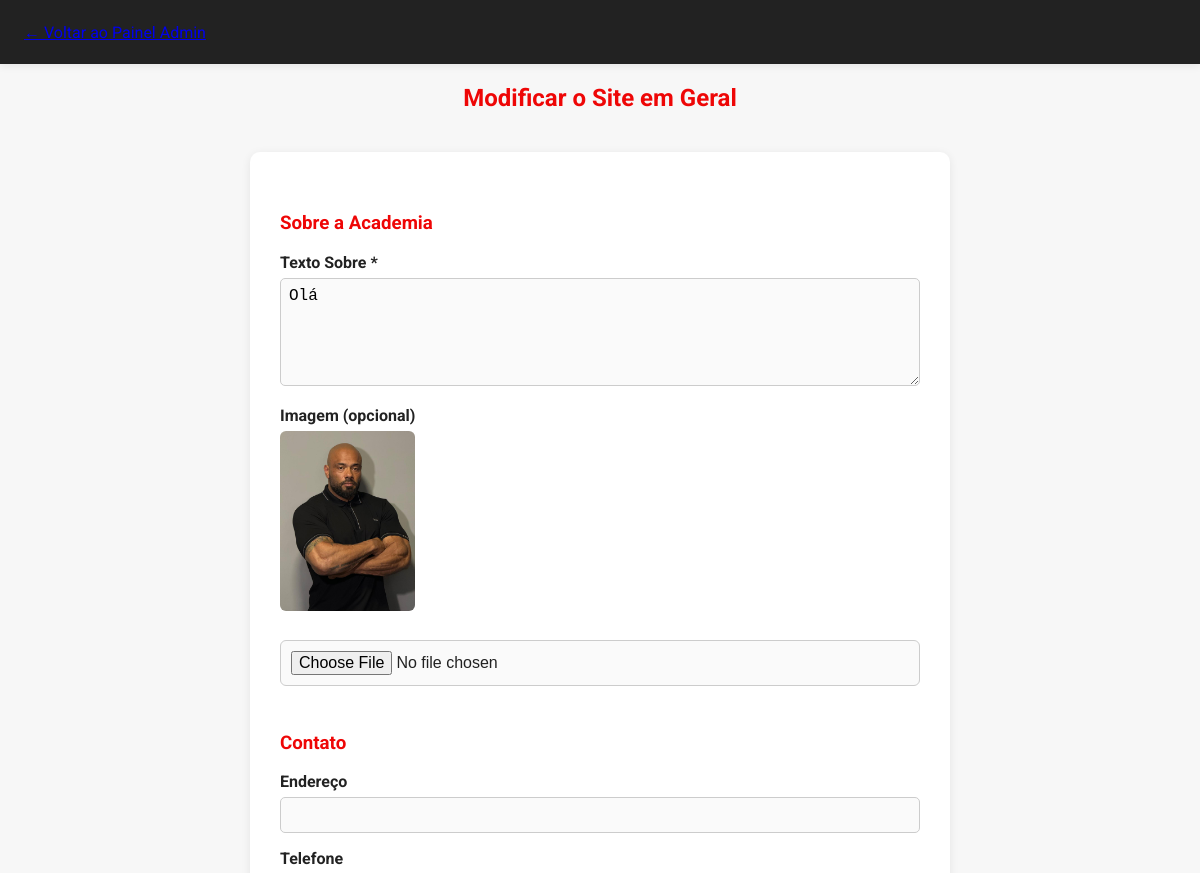
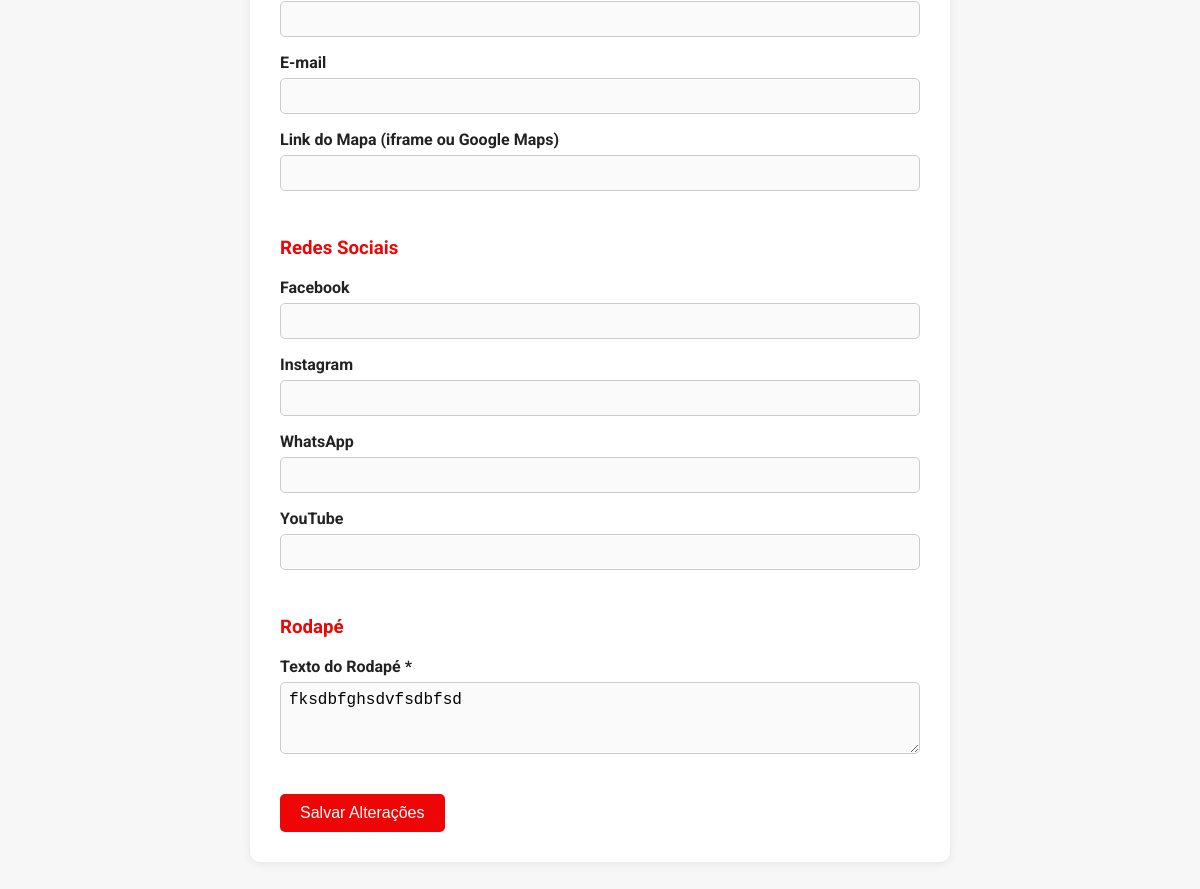
The app's page /site_admin.php (signed in) with its own data (2 pictures, top to bottom).
### tables this page shows
CREATE TABLE sobre (
    id INTEGER PRIMARY KEY AUTOINCREMENT,
    texto TEXT,
    imagem TEXT
);

CREATE TABLE footer (
    id INTEGER PRIMARY KEY AUTOINCREMENT,
    texto TEXT
);

### site_admin.php (the view, shortened to what this page needs)
<?php
$db = getDB();
$sobre = $db->query('SELECT * FROM sobre LIMIT 1')->fetch(PDO::FETCH_ASSOC);
$contato = $db->query('SELECT * FROM contato LIMIT 1')->fetch(PDO::FETCH_ASSOC);
$redes = $db->query('SELECT * FROM redes LIMIT 1')->fetch(PDO::FETCH_ASSOC);
$footer = $db->query('SELECT * FROM footer LIMIT 1')->fetch(PDO::FETCH_ASSOC);
?>
<!DOCTYPE html>
<html lang="pt-BR">
<head>
    <link rel="stylesheet" href="style.css">
</head>
<body>
    <header>
        <nav>
            <a href="admin.php">&larr; Voltar ao Painel Admin</a>
        </nav>
    </header>
    <main>
        <h2 style="text-align:center; color:#ee0606;">Modificar o Site em Geral</h2>
        <form method="post" class="form-site" enctype="multipart/form-data">
            <h3>Sobre a Academia</h3>
            <label for="sobre_texto">Texto Sobre *</label>
            <textarea name="sobre_texto" id="sobre_texto" rows="5" required><?= htmlspecialchars($sobre['texto'] ?? '') ?></textarea>
            <label for="sobre_img">Imagem (opcional)</label>
            <?php if (!empty($sobre['imagem'])): ?><img src="<?= htmlspecialchars($sobre['imagem']) ?>" class="img-thumb"><br><?php endif; ?>
            <input type="file" name="sobre_img" id="sobre_img" accept="image/*">
            <h3>Contato</h3>
            <label for="endereco">Endereço</label>
            <input type="text" name="endereco" id="endereco" value="<?= htmlspecialchars($contato['endereco'] ?? '') ?>">
            <label for="telefone">Telefone</label>
            <input type="text" name="telefone" id="telefone" value="<?= htmlspecialchars($contato['telefone'] ?? '') ?>">
            <label for="email">E-mail</label>
            <input type="email" name="email" id="email" value="<?= htmlspecialchars($contato['email'] ?? '') ?>">
            <label for="mapa">Link do Mapa (iframe ou Google Maps)</label>
            <input type="text" name="mapa" id="mapa" value="<?= htmlspecialchars($contato['mapa'] ?? '') ?>">
            <h3>Redes Sociais</h3>
            <label for="facebook">Facebook</label>
            <input type="text" name="facebook" id="facebook" value="<?= htmlspecialchars($redes['facebook'] ?? '') ?>">
            <label for="instagram">Instagram</label>
            <input type="text" name="instagram" id="instagram" value="<?= htmlspecialchars($redes['instagram'] ?? '') ?>">
            <label for="whatsapp">WhatsApp</label>
            <input type="text" name="whatsapp" id="whatsapp" value="<?= htmlspecialchars($redes['whatsapp'] ?? '') ?>">
            <label for="youtube">YouTube</label>
            <input type="text" name="youtube" id="youtube" value="<?= htmlspecialchars($redes['youtube'] ?? '') ?>">
            <h3>Rodapé</h3>
            <label for="footer_texto">Texto do Rodapé *</label>
            <textarea name="footer_texto" id="footer_texto" rows="3" required><?= htmlspecialchars($footer['texto'] ?? '') ?></textarea>
            <button type="submit">Salvar Alterações</button>
        </form>
    </main>
</body>
</html>

### style.css (style rules this page uses)
*, *::before, *::after { box-sizing: border-box; }
body { font-family: 'Roboto', Arial, sans-serif; background: #f7f7f7; color: #222; margin: 0; padding: 0; width: 100vw; overflow-x: hidden; min-height: 100vh; display: flex; flex-direction: column; }
main { flex: 1; max-width: 1200px; width: 100%; margin: 0 auto; }
img, .logo { max-width: 100%; height: auto; display: block; }
header { background: #222; box-shadow: 0 2px 8px rgba(0,0,0,0.08); position: sticky; top: 0; z-index: 100; color: #fff; }
nav { max-width: 1200px; margin: 0 auto; display: flex; align-items: center; justify-content: space-between; padding: 0 24px; height: 64px; }
input, select, textarea { width: 100%; padding: 10px; border-radius: 6px; border: 1px solid #ccc; margin-bottom: 16px; font-size: 1rem; background: #fafafa; transition: border 0.2s; }
label { font-weight: 500; margin-bottom: 6px; display: block; }
a { transition: color 0.2s; }

### site_admin.php (style rules this page uses)
.form-site { max-width: 700px; margin: 40px auto; background: #fff; border-radius: 10px; box-shadow: 0 2px 10px rgba(0,0,0,0.08); padding: 30px; }
.form-site h3 { color: #ee0606; margin-top: 30px; }
.form-site label { display: block; margin-bottom: 6px; font-weight: bold; }
.form-site input[type="text"], .form-site input[type="email"], .form-site textarea { width: 100%; padding: 8px; margin-bottom: 16px; border-radius: 5px; border: 1px solid #ccc; }
.form-site input[type="file"] { margin-bottom: 16px; }
.form-site button { background: #ee0606; color: #fff; border: none; border-radius: 5px; padding: 10px 20px; font-size: 1rem; cursor: pointer; margin-top: 20px; }
.img-thumb { max-width: 180px; max-height: 180px; border-radius: 6px; margin-bottom: 10px; display: block; }

### records on screen
sobre: sobre_texto "Olá", imagem (picture)
footer: footer_texto "fksdbfghsdvfsdbfsd"
